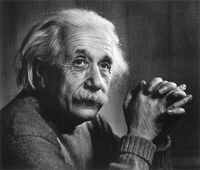
#> input picture week01/images/high contrast/Fig0241(c)(einstein high contrast).tif, 200 x 170 px, shrunk from 800 x 679 before the run, found by its file name
$ jupyter execute --allow-errors 'Week 1.ipynb'
#> lines starting #> are read from the running program, lines starting #| are printed output that depends on the picture; after the words box and inside, x2 and y2 are one past the last pixel; in counts of white or black regions, pixels touching at a corner belong together
### packages

[cell 1]
import cv2
import numpy as np
import matplotlib.pyplot as plt
from PIL import Image
import pandas as pd

### Image Pixel as table

[cell 2]
# image reading
image = cv2.imread('../../man.png',0)

# image shape
#> (the rest of this cell did not finish here and is left out)

[cell 3]
image = cv2.imread('../../Fig0241(c)(einstein high contrast).tif',0)
#> image is the input picture: shape (170, 200); min 15, max 255, mean 75
image.shape
#> Out = (170, 200)

### Pixel Replacation

[cell 4]
replacated_image = np.repeat(image,2, axis = 0) # row wise pixels replacation
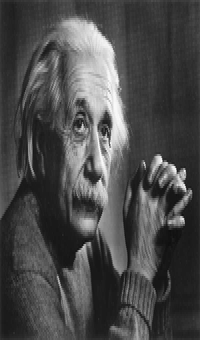
#> replacated_image: shape (340, 200); min 15, max 255, mean 75

replacated_image = np.repeat(replacated_image, 2, axis = 1) # column wise pixels replacation
#> replacated_image: shape (340, 400)
print(replacated_image.shape)
#| (340, 400)
plt.imshow(replacated_image, cmap='gray')
plt.show()

[cell 5]
replacated_image.shape
#> Out = (340, 400)

[cell 6]
# replacated_image pixels values
pd.DataFrame(replacated_image)
#> Out = table of 340 rows and 400 columns

### Image slicing
# Python slicing array slicing (numpy)

[cell 7]
image_panel = np.zeros((200,200,3), dtype = np.uint8)
# plt.imshow(image_panel); plt.show()
# red color
image_panel[:100, :100, 0] = 255
# Green color
image_panel[:100, 100:, 1] = 255
# Blue color
image_panel[100:, :100, 2] = 255

# image showing
plt.imshow(image_panel)
plt.axis('off')
plt.show()
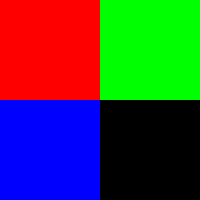
#> shown: shape (200, 200, 3); mean R, G, B 63.8, 63.8, 63.8

### Image resizing

[cell 8]
img = cv2.imread('../../rose.tif', 0)
#> (the rest of this cell did not finish here and is left out)

### Image Quantization

[cell 9]
## bit changing
img = cv2.imread('./Fig0219(rose1024).tif',0)
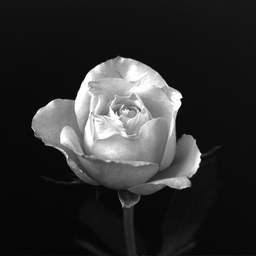
#> input picture week01/images/rose/Fig0219(rose1024).tif, 256 x 256 px, shrunk from 1024 x 1024 before the run, found by its file name
#> img is the input picture: shape (256, 256); min 0, max 255, mean 46.8
shap1=img.shape
#> shap1 = (256, 256)
result_7_bit = np.zeros((img.shape[0],img.shape[1]), dtype = ('uint8'))
result_6_bit = np.zeros((img.shape[0],img.shape[1]), dtype = ('uint8'))
result_5_bit = np.zeros((img.shape[0],img.shape[1]), dtype = ('uint8'))
result_4_bit = np.zeros((img.shape[0],img.shape[1]), dtype = ('uint8'))
result_3_bit = np.zeros((img.shape[0],img.shape[1]), dtype = ('uint8'))
result_2_bit = np.zeros((img.shape[0],img.shape[1]), dtype = ('uint8'))
result_1_bit = np.zeros((img.shape[0],img.shape[1]), dtype = ('uint8'))


for i in range(img.shape[0]):
    for j in range(img.shape[1]):
        result_7_bit[i][j] = img[i][j]//2
        result_6_bit[i,j] = img[i,j]//4
        result_5_bit[i,j] = img[i,j]//8
        result_4_bit[i,j] = img[i,j]//16
        result_3_bit[i,j] = img[i,j]//32
        result_2_bit[i,j] = img[i,j]//64
        result_1_bit[i,j] = img[i,j]//128
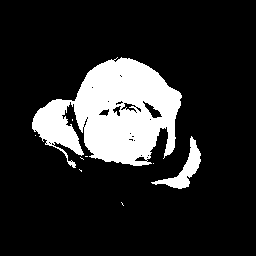
#> result_1_bit: shape (256, 256); values 0 (black) and 1 (white), 16.2% white; 9 white regions (7 under 20 px), largest, box (x1, y1, x2, y2) and area: (32, 57, 182, 168) 9856, (151, 136, 201, 189) 724
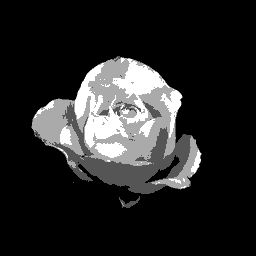
#> result_2_bit: shape (256, 256); min 0, max 3, mean 0.45; drawn with min black and max white
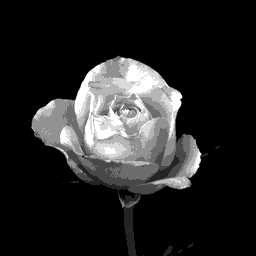
#> result_3_bit: shape (256, 256); min 0, max 7, mean 1.03; drawn with min black and max white
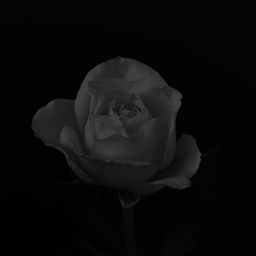
#> result_6_bit: shape (256, 256); min 0, max 63, mean 11.3
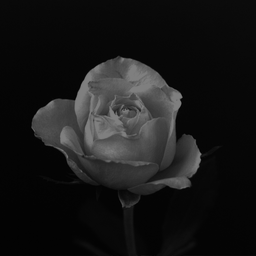
#> result_7_bit: shape (256, 256); min 0, max 127, mean 23.1


cv2.imshow('7-bit', result_7_bit)
cv2.imshow('6-bit', result_6_bit)
cv2.imshow('5-bit', result_5_bit)
cv2.imshow('4-bit', result_4_bit)
cv2.imshow('3-bit', result_3_bit)
cv2.imshow('2-bit', result_2_bit)
cv2.imshow('1-bit', result_1_bit)
cv2.imshow('Original', img)
cv2.waitKey(0)
cv2.destroyAllWindows()

[cell 10]
np.zeros((3,3,3))

[cell 11]
image = np.zeros((200,200,3))
print(image.shape)

image[:100,0:100,1] = 255
image[100:, 0:100,0] = 255
image[100:, 100:,2] = 255
image[:100, 100:,0] = 150
image[:100, 100:,1] = 120
plt.axis('off')
plt.imshow(image, cmap='gray')
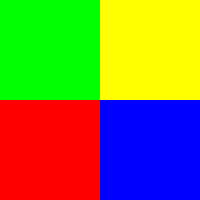
#> shown: shape (200, 200, 3) float64; mean R, G, B 0.5, 0.5, 0.25
